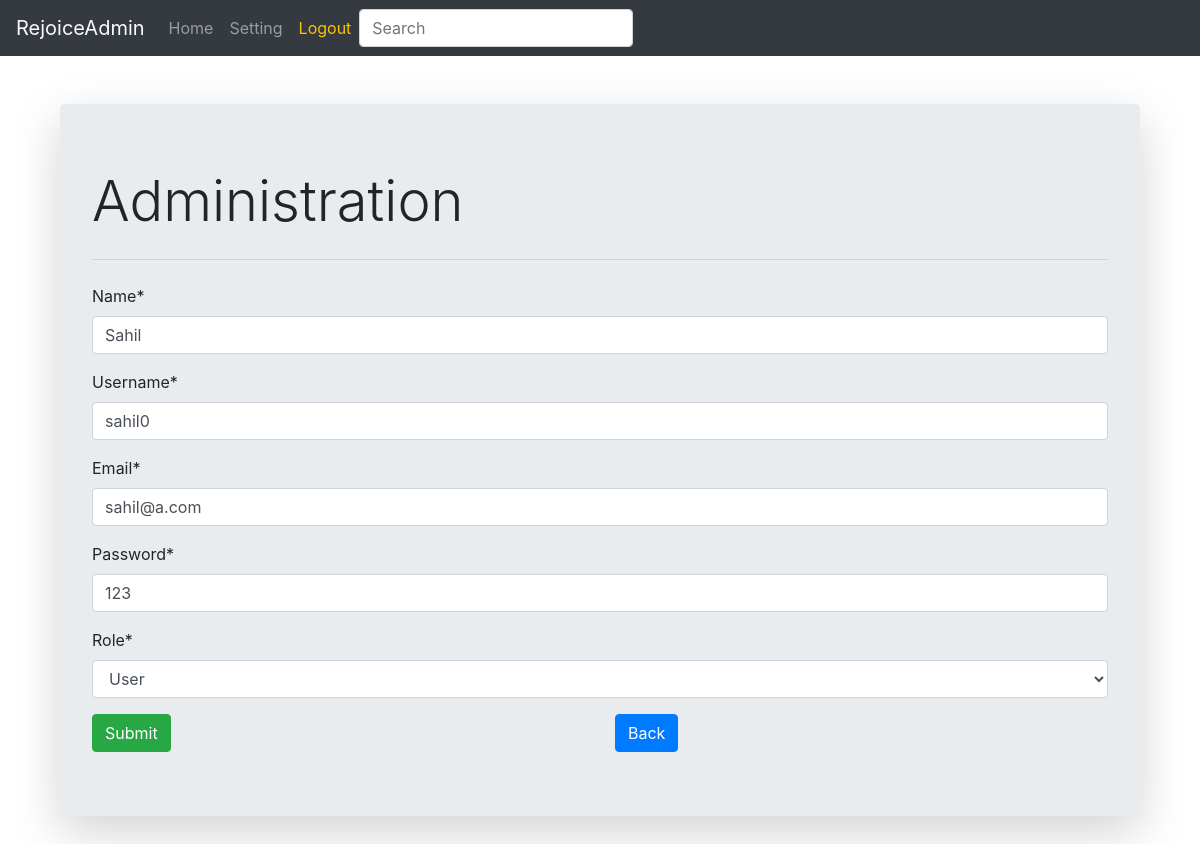
Page /6/ (signed in) on the committed database.
### adminapp/models.py (models this page shows, shortened)
class Person(models.Model):
    name = models.CharField(max_length=50)
    username = models.CharField(max_length=50)
    email= models.EmailField(max_length=50)
    password = models.CharField(max_length=50)
    role= models.ForeignKey(Role,on_delete=models.CASCADE)

### adminapp/views.py (the view, shortened to what this page needs)
# urls.py: path('<int:id>/', views.user_form, name ='update'),
def user_form(request,id=0):
    if 'user' in request.session:
        if request.method == 'GET':
            if id == 0:
                form = UsrForm()  # to get empty list to add user GET
            else:
                user = Person.objects.get(pk=id)
                form = UsrForm(instance=user)   # to get list to update user GET
            return render(request, "form.html", {'form':form})
    else:
            return redirect('login')

### adminapp/forms.py
class UsrForm(forms.ModelForm):
    class Meta:
        model = Person
        fields = ('name','username','email','password', 'role')
        labels = {
            'name':'Name',
            'username':'Username',
            'email':'Email',
            'password':'Password',
            'role':'Role',
        }
    def __init__(self, *args, **kwargs):
        super(UsrForm,self).__init__(*args, **kwargs)
        self.fields['role'].empty_label = "Select"

### adminapp/models.py (called while the page is built)
    def __str__(self):
        return self.title

### adminapp/templates/form.html (shortened to what this page needs)
{% extends "main.html" %}
{% load crispy_forms_tags %}
{% block content %}
{% include 'nav.html'%}
<div class="container">
    <div class="col-md-12 offset mt-5 ">
        <div class="jumbotron shadow-lg">
            <h1 class="display-4">Administration </h1>
            <hr class="my-4">
                <form action="" method="post" autocomplete="off">
                {{form.name|as_crispy_field}}
                {{form.username|as_crispy_field}}
                {{form.email|as_crispy_field}}
                {{form.password|as_crispy_field}}
                {{form.role|as_crispy_field}}
                <div class="row">
                    <div class="col-md-6">
                        <button type="submit" class="btn btn-success">Submit</button>
                    </div>
                    <div class="col-md-6">
                        <a href="{% url 'list' %}" class="btn btn-primary"> Back </a>
                    </div>
                </div>
                </form>
            </div>
        </div>
    </div>
{% endblock content %}

### rows in the picture
Person: name "Sahil", username "sahil0", email "sahil@a.com", password "123", role "User"
